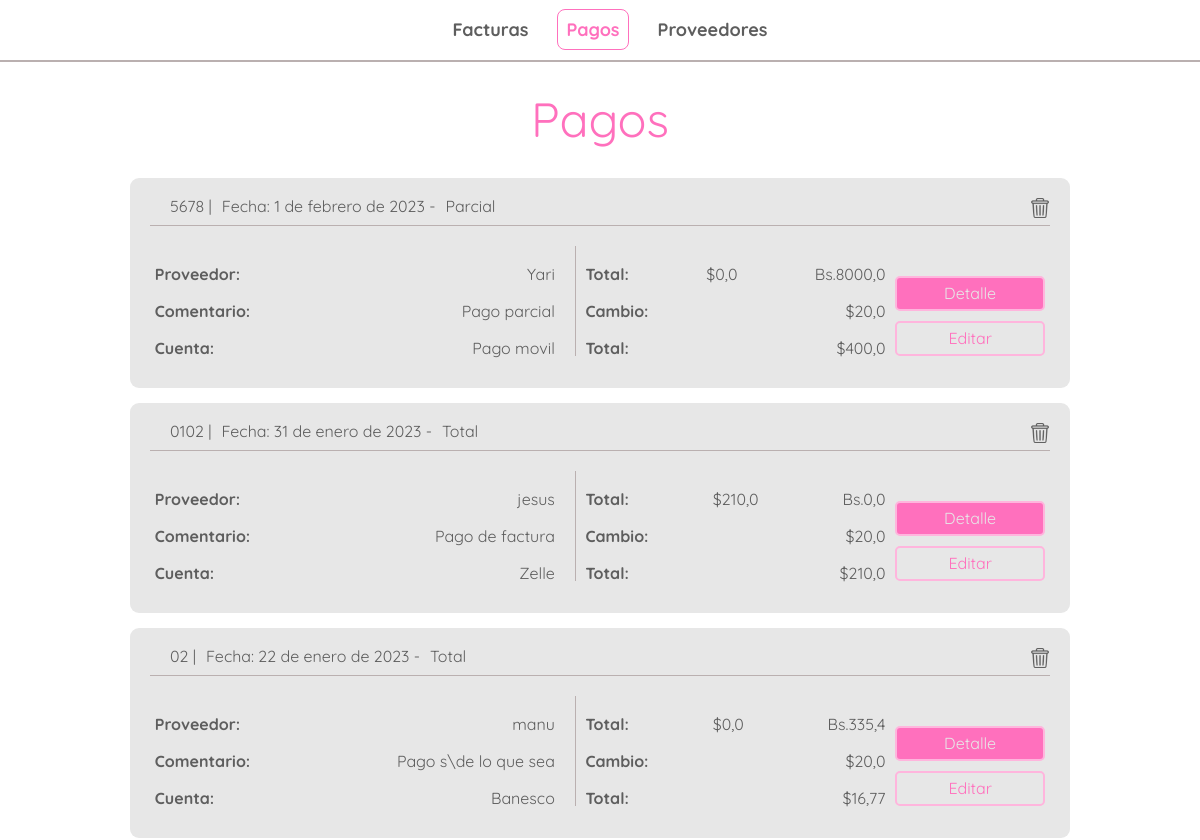
/payments/ (upper part), run on an earlier commit of the app's database.
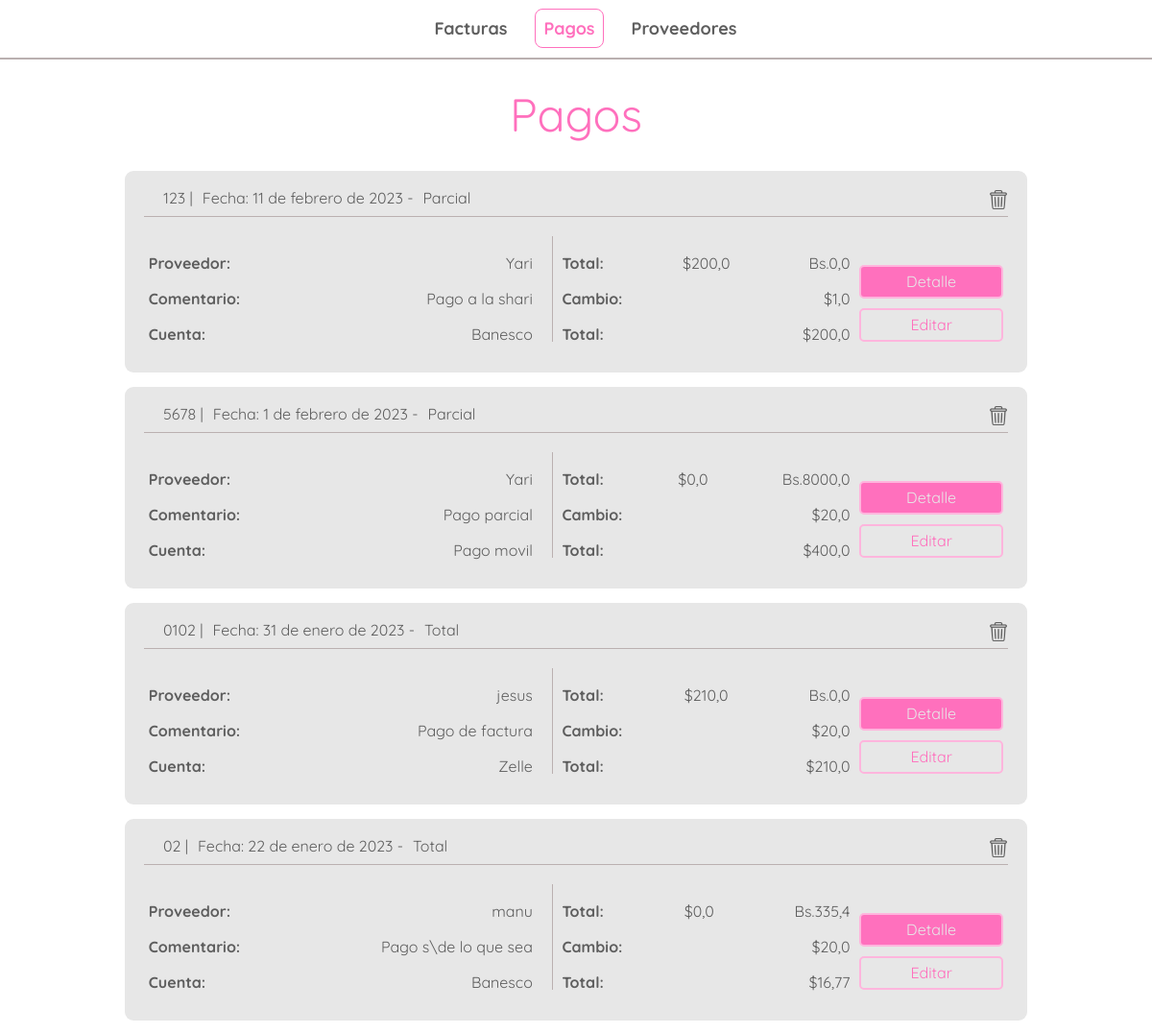
And on a later commit of the database.
### payments/models.py (models this page shows)
class Payment(models.Model):
    id = HashidAutoField(primary_key=True)
    bill = models.ForeignKey(Bill, on_delete=models.CASCADE, null=False)
    date = models.DateField(default= django.utils.timezone.now)
    amount_bs = models.FloatField(default=0)
    amount_dollar = models.FloatField(default=0)
    exchange_rate = models.FloatField(default=0)
    account = models.CharField(max_length=50,default='')
    paid_total = models.BooleanField(default='False')
    description = models.CharField(max_length=200, default='')
    transfer_id = models.CharField(max_length=50, default='')
    total_dollar = models.FloatField(default=0)

### bills/models.py (models this page shows)
class Bill(models.Model):
    id = HashidAutoField(primary_key=True)
    bill_number = models.CharField(max_length=20,null=False)
    emission_date = models.DateField(default= django.utils.timezone.now)
    due_date = models.DateField(default= django.utils.timezone.now)
    provider = models.ForeignKey(Provider, on_delete=models.CASCADE, null=False)
    total_amount_bs = models.FloatField(default=0)
    sub_total_bs = models.FloatField(default=0)
    tax_bs = models.FloatField(default=0)
    retained_tax_bs = models.FloatField(default=0)
    amount_to_pay_bs = models.FloatField(default=0)
    exchange_rate = models.FloatField(default=0)
    total_amount_dollar = models.FloatField(default=0)
    amount_to_pay_dollar = models.FloatField(default=0)
    paid = models.BooleanField(default='False')
    note = models.CharField(max_length=200, default='')
    rest_to_pay_dollar = models.FloatField(default=0)
    overdue = models.FloatField(default=False)

### providers/models.py (models this page shows)
class Provider(models.Model):
    id = HashidAutoField(primary_key=True)
    rif = models.CharField(max_length=15)
    name = models.CharField(max_length=70)
    nickname = models.CharField(max_length= 70)
    TAXES = [
        ('0','0% tax retained'),
        ('75','75% tax retained'),
        ('100','100% tax retained'),
    ]
    taxtype = models.CharField(max_length=3, choices=TAXES)
    dollar_debt = models.FloatField(default=0)

### payments/views.py (the view)
# urls.py: path('', views.index, name='index'),
def index(request):
    request = reset_messages(request)
    payments_list = Payment.objects.all().order_by('-date')
    return render(request, 'payments/index.html',{
        'payments_list':payments_list
        })

### bills/views.py (called while the page is built)
def reset_messages(request):
    try :
        aux = request.session['message_shown']
    except KeyError:
        request.session['message_shown'] = False
        request.session['message'] = ''
    else:
        if not request.session['message_shown'] :
            request.session['message_shown'] = True
        else:
            request.session['message'] = ''
        return request

### payments/templates/payments/index.html (shortened to what this page needs)
{% extends 'bills/header.html' %}
{% block content %}
{% load static %}
<body>
<div class="bills">
    <div class="title">
        <p>Pagos</p>
    </div>
    <div class="bills-container">
        {% for payment in payments_list %}
        <div class="bill-content-p">
            <div class="bill-head">
                <div class="bill-head-left">
                    <p>{{payment.bill.bill_number}}   |</p>
                    <p>Fecha: {{payment.date}} -</p>
                    {% if payment.paid_total %}
                    <p>Total</p>
                    {% else %}
                    <p>Parcial</p>
                    {% endif %}
                </div>
                <div class="bill-head-right">
                    <figure>
                        <a href="{% url 'payments:delete_payment'  payment.id %}">
                            <img src="{% static 'bills/images/trash.png'  %}" alt="trash" class="trash">
                        </a>
                    </figure>
                </div>
            </div>
            <div class="bill-body">
                <div class="bill-body-sub-left-p">
                    <div class="bill-detail">
                        <p>Proveedor:</p>
                        <p>{{payment.bill.provider.nickname}}</p>
                    </div>
                    <div class="bill-detail">
                        <p>Comentario:</p>
                        <p>{{payment.description}}</p>
                    </div>
                    <div class="bill-detail">
                        <p>Cuenta:</p>
                        <p>{{payment.account}}</p>
                    </div>
                </div>
                <div class="bill-body-sub-p">
                    <div class="bill-detail">
                        <p>Total:</p>
                        <p>${{payment.amount_dollar}}</p>
                        <p class="amount-bs">Bs.{{payment.amount_bs}}</p>
                    </div>
                    <div class="bill-detail">
                        <p>Cambio:</p>
                        <p>${{payment.exchange_rate}}</p>
                    </div>
                    <div class="bill-detail">
                        <p>Total:</p>
                        <p>${{payment.total_dollar}}</p>
                    </div>
                </div>
                <div class="bill-body-buttons">
                    <a href="{% url 'payments:payment_detail'  payment.id %}" class="link-primary-button">Detalle</a>
                    <a href="{% url 'payments:update_payment'  payment.id %}" class="link-secondary-button">Editar</a>
                </div>
            </div>
        </div>
        {% endfor %}
    </div>
</div>
</body>
{% endblock %}

What changed in the data, as far as the page shows it:
added Payment: bill.bill_number "123", date "11 de febrero de 2023", paid_total "Parcial", bill.provider.nickname "Yari", description "Pago a la shari", account "Banesco", amount_dollar "200,0", amount_bs "0,0", exchange_rate "1,0", total_dollar "200,0"
